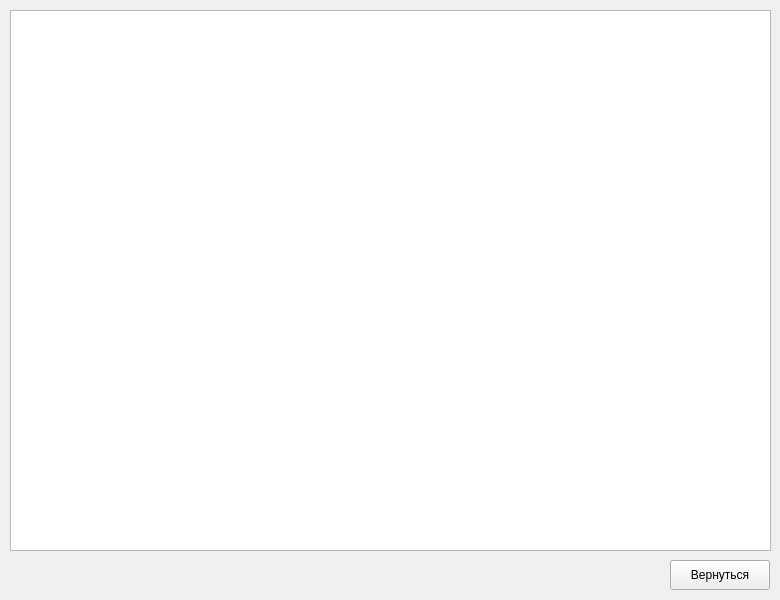
<?xml version="1.0" encoding="UTF-8"?>
<ui version="4.0">
 <class>show_text</class>
 <widget class="QWidget" name="show_text">
  <property name="geometry">
   <rect>
    <x>0</x>
    <y>0</y>
    <width>780</width>
    <height>600</height>
   </rect>
  </property>
  <property name="sizePolicy">
   <sizepolicy hsizetype="Preferred" vsizetype="Preferred">
    <horstretch>0</horstretch>
    <verstretch>0</verstretch>
   </sizepolicy>
  </property>
  <property name="minimumSize">
   <size>
    <width>780</width>
    <height>600</height>
   </size>
  </property>
  <property name="maximumSize">
   <size>
    <width>780</width>
    <height>600</height>
   </size>
  </property>
  <property name="windowTitle">
   <string>Form</string>
  </property>
  <widget class="QTextBrowser" name="text">
   <property name="geometry">
    <rect>
     <x>10</x>
     <y>10</y>
     <width>761</width>
     <height>541</height>
    </rect>
   </property>
   <property name="readOnly">
    <bool>true</bool>
   </property>
  </widget>
  <widget class="QPushButton" name="return_to">
   <property name="geometry">
    <rect>
     <x>670</x>
     <y>560</y>
     <width>100</width>
     <height>30</height>
    </rect>
   </property>
   <property name="text">
    <string>Вернуться</string>
   </property>
  </widget>
 </widget>
 <resources/>
 <connections/>
</ui>
